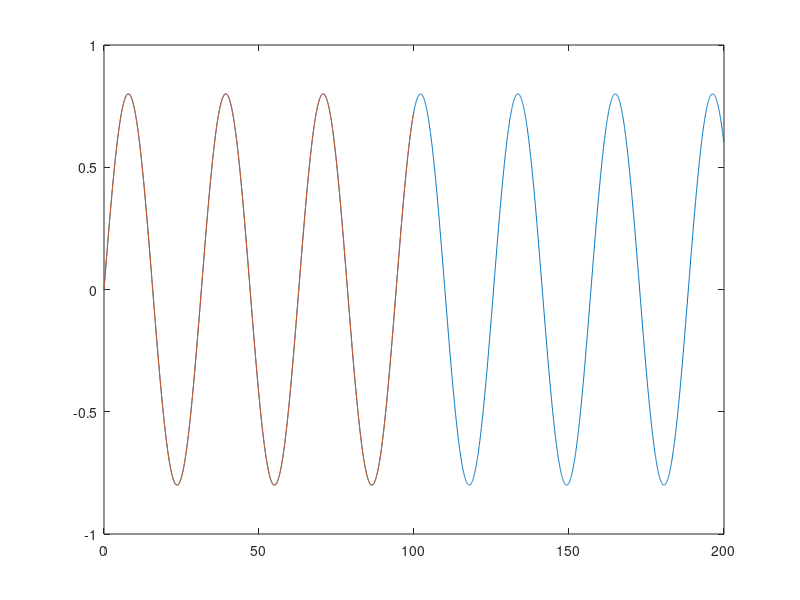

MATLAB code for this plot:
load 7prob.mat y2 % 観測データ
t=linspace(0,100,2001); %観測値グラフ描画用時間ステップ
t2=linspace(0,200,4001);%推定値グラフ描画用時間ステップ

for k=1:1:1999 %データ数分だけループ
    if(k==1) x2=[0 0 y2(k,2) 0];
    elseif (k==2) x2=[y2(k-1,1) 0 0 y2(k-1,2)];
    else x2=[y2(k-1,1) y2(k-2,1) y2(k,2) y2(k-1,2)];
    endif
    if(k==1)
    X2=x2'; % '
    else X2=[X2 x2']; % θ計算用の行列X2を作る'
    endif
endfor
theta_hat = inv(X2*X2')*X2*y2(1:1999,1); % θを一括計算'
for(k=1:1:4000)
    if (k>2)
        u2 = u1;
        u1 =0;
        if (k<=2000) zeta = [y_hat(1) y_hat(2) u2 u1];
        else zeta = [y_hat(1) y_hat(2) 0 0];
        endif
        y_hat=[zeta*theta_hat y_hat];
    elseif (k==1)
        u1=1;
        zeta = [0 0 u1 0];
        y_hat =zeta*theta_hat;
    else
        zeta = [0 0 0 u1];
        y_hat =[zeta*theta_hat y_hat];
    endif
endfor
plot(t2(:,1:4000),y_hat(4000:-1:1), t(1:2000),y2(1:2000,1));
